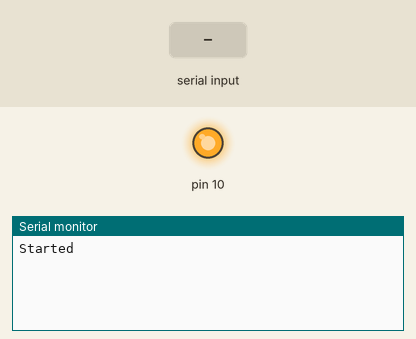
A sketch run on a simulated Arduino Nano, built with avr-gcc and run on an emulated ATmega328P. Parts: output pins drawn as LEDs (lit = HIGH), the last lines printed to the serial monitor. Inputs (shaded band) come from the test bench. Pins used as bus, display or sensor lines are not drawn.

Above: at 3.2 s.
3.3 s: "90,45\n" received over Serial
At 3.7 s:
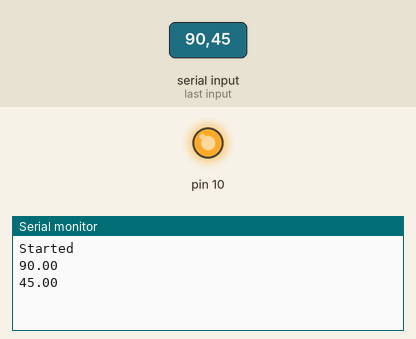
At 5.6 s:
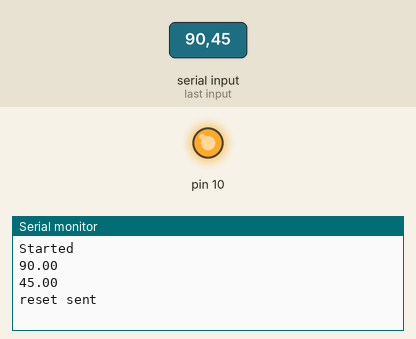

The sketch:

DDS_test.ino
```cpp
/* DDS Testing Setup
 * @Knowblesse 2022
 */
#include <SPI.h>
#include "AD9833.h"

#define PIN_DDS_CS 3

AD9833 ad9833 = AD9833(400000, PIN_DDS_CS);

void setup() {
  Serial.begin(9600);
  Serial.println("Started");

  pinMode(PIN_DDS_CS, OUTPUT);
  digitalWrite(PIN_DDS_CS, HIGH);

  SPI.begin();

   while (millis() < 2000){};
  ad9833.sendReset();
  ad9833.sendFrequency(3000);
  ad9833.sendControl();
}

void loop() {
  if(Serial.available())
  {
    double fff = Serial.parseInt();
    if(fff == 0)
    {
      ad9833.sendReset();
      Serial.println("reset sent");
    }
    else
    {
      Serial.println(fff);
      ad9833.sendReset();
      ad9833.sendFrequency(fff);
      ad9833.sendControl();
    }
  }

}
```

AD9833.cpp
```cpp
// +-------------------------------------------------------------------------------+
// | AD9833.cpp                                                                    |
// | Library for controlling AD9833 chipset                                        |
// | @Knowblesse 2022                                                              |
// |                                                                               |
// | # Communication                                                               |
// | Default SPI hardware port is used.                                            |
// | Arduino nano iot 33                                                           |
// | - COPI 11, CLK 13                                                             |
// |                                                                               |
// | # Function Description                                                        |
// | Always 16bit of information is written to the AD9833.                         |
// | There are two frequency registers in the chip. FREQ0 and FREQ1.               |
// | To load the desired frequency to either of the register,                      |
// | 1) Send control/reset commend (include which register to write the info)      |
// | 2) Send the first 14 MSB bits of the frequency.(Two bits for register address)|
// | 3) Send remainding 14 MSB bits for the frequency.(Same)                       |
// | If the Reset command is sent, midpoint signal will be generated.              |
// +-------------------------------------------------------------------------------+
#include "AD9833.h"
#include <Arduino.h>
#include <SPI.h>
#define EXT_CLK_AD9833 25000000
// +-----+-----+--------------------+---------+---------+---------+----+-------+
// | D15 | D14 |        D13         |   D12   |   D11   |   D10   | D9 |  D8   |
// +-----+-----+--------------------+---------+---------+---------+----+-------+
// |   0 |   0 | 1-Write full 28bit | 0-14LSB | FSELECT | PSELECT |  0 | RESET |
// |     |     | 0-Write 14bit      | 1-14MSB | 0/1     | 0/1     |    |       |
// +-----+-----+--------------------+---------+---------+---------+----+-------+
// +-------+---------+---------+----+------+----+------+----+
// |  D7   |   D6    |   D5    | D4 |  D3  | D2 |  D1  | D0 |
// +-------+---------+---------+----+------+----+------+----+
// | SLEEP | SLEEP12 | OPBITEN |  0 | DIV2 |  0 | MODE |  0 |
// | 0     | 0       | 0       |    | 0    |    | 0    |    |
// +-------+---------+---------+----+------+----+------+----+
//
AD9833::AD9833(int SPI_clock, int PIN_CS)
{
  this->SPI_clock = SPI_clock;
  this->PIN_CS = PIN_CS;
}

void AD9833::sendReset()
{
  SPI.beginTransaction(SPISettings(SPI_clock, MSBFIRST, SPI_MODE2));
  digitalWrite(PIN_CS, LOW);
  SPI.transfer16(COMM_reset);
  digitalWrite(PIN_CS, HIGH);
  SPI.endTransaction();
}

void AD9833::sendControl()
{
  SPI.beginTransaction(SPISettings(SPI_clock, MSBFIRST, SPI_MODE2));
  digitalWrite(PIN_CS, LOW);
  SPI.transfer16(COMM_control);
  digitalWrite(PIN_CS, HIGH);
  SPI.endTransaction();
}

void AD9833::sendFrequency(double freq)
{
  SPI.beginTransaction(SPISettings(SPI_clock, MSBFIRST, SPI_MODE2));
  // Convert frequency to word
  word* freqWords = getFrequencyBits(freq);

  // Send LSB of Frequency
  digitalWrite(PIN_CS, LOW);
  SPI.transfer16(*(freqWords + 0));
  digitalWrite(PIN_CS, HIGH);
  // Send MSB of Frequency
  digitalWrite(PIN_CS, LOW);
  SPI.transfer16(*(freqWords + 1));
  digitalWrite(PIN_CS, HIGH);
  SPI.endTransaction();
}

void AD9833::sendPhase()
{
  SPI.beginTransaction(SPISettings(SPI_clock, MSBFIRST, SPI_MODE2));
  digitalWrite(PIN_CS, LOW);
  SPI.transfer16(COMM_phase);
  digitalWrite(PIN_CS, HIGH);
  SPI.endTransaction();
}

word* AD9833::getFrequencyBits(double freq)
{
  // Calculate Frequency setting words
  int freqReg = int(round(freq*pow(2,28)/EXT_CLK_AD9833));
  static word outputWord[2];
  outputWord[0] = (freqReg & 0b11111111111111) + 0b0100000000000000;
  outputWord[1] = (freqReg >> 14) + 0b0100000000000000;
  return outputWord;
}
```

AD9833.h
```cpp
#ifndef AD9833_h
#define AD9833_h
#include <Arduino.h>
class AD9833
{
  private:
    int SPI_clock;
    int PIN_CS;
    const static word COMM_reset = 0x2100; //   0b0010 0001 0000 0000
    const static word COMM_control = 0x2000; // 0b0010 0000 0000 0000
    const static word COMM_phase = 0xC000; //   0b1100 0000 0000 0000
  public:
    AD9833(int SPI_clock, int PIN_CS);
    void sendReset();
    void sendControl();
    void sendFrequency(double freq);
    void sendPhase();
    word* getFrequencyBits(double freq);
};

#endif
```

Measured:
- after the input at 3.3 s, the serial monitor: prints a new line at once (image 1)
